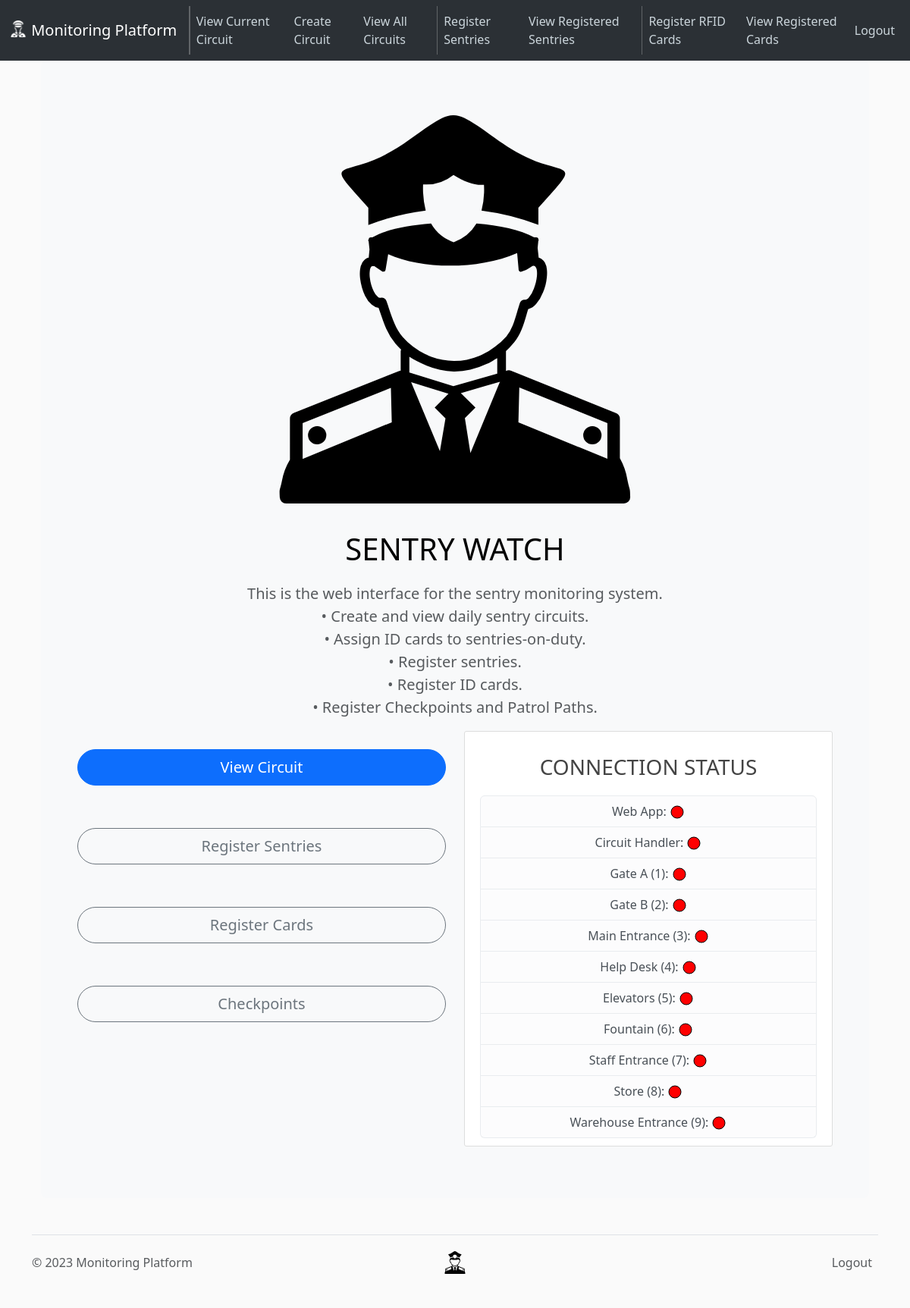
Screenshot of /home (signed in) with the database file from the repository.
### app/models.py (models this page shows, shortened)
class Checkpoint(db.Model):
    __tablename__ = "checkpoints"
    id = Column(Integer, primary_key=True, autoincrement=True)
    name = Column(String(50), unique=True, nullable=False)
    patrol_paths_in = relationship(
        "PatrolPath",
        foreign_keys="PatrolPath.chkpt_src",
        backref="src_checkpoint",
        cascade="all, delete",
    )
    patrol_paths_out = relationship(
        "PatrolPath",
        foreign_keys="PatrolPath.chkpt_dest",
        backref="dest_checkpoint",
        cascade="all, delete",
    )

### app/routes.py (the view, shortened to what this page needs)
@app.route("/", methods=["GET", "POST"])
@app.route("/home", methods=["GET", "POST"])
def home():
    form = LoginForm()
    return render_template(
        "home.html",
        title="Home",
        form=form,
        app_connected=APP_CONNECTED,
        handler_connected=HANDLER_CONNECTED,
        chk_connected=CHK_CONNECTED,
        alarm_triggered=ALARM_TRIGGERED,
    )

### app/models.py (called while the page is built)
@login_manager.user_loader
def load_supervisor(supervisor_id):
    return Supervisor.query.get(int(supervisor_id))

### app/templates/home.html (shortened to what this page needs)
{% extends 'layout.html' %} {% block content %}
<div class="container my-5">
  <div class="p-5 text-center bg-body-tertiary rounded-3">
    <svg
      class="bi mt-4 mb-3"
      style="color: var(--bs-indigo)"
      width="512"
      height="512"
    >
      <image
        href="{{ url_for('static', filename='guard.svg') }}"
        height="512"
        width="512"
      />
    </svg>
    <h1 class="text-body-emphasis">SENTRY WATCH</h1>
    <p class="col-lg-8 mx-auto fs-5 text-muted">
      This is the web interface for the sentry monitoring system.<br />
      &bull; Create and view daily sentry circuits.<br />
      &bull; Assign ID cards to sentries-on-duty.<br />
      &bull; Register sentries.<br />
      &bull; Register ID cards.<br />
      &bull; Register Checkpoints and Patrol Paths.<br />
    </p>
    {% if current_user.is_authenticated %}
    <div class="row">
      <div class="col-md-6">
        <div class="d-flex flex-column gap-2 mb-5">
          <a
            class="align-items-center btn btn-primary btn-lg px-4 my-4 rounded-pill"
            href="{{ url_for('view_current_route') }}"
          >
            View Circuit
          </a>
          <a
            class="btn btn-outline-secondary btn-lg px-4 my-4 rounded-pill"
            href="{{ url_for('register_sentry') }}"
          >
            Register Sentries
          </a>
          <a
            class="btn btn-outline-secondary btn-lg px-4 my-4 rounded-pill"
            href="{{ url_for('register_card') }}"
          >
            Register Cards
          </a>
          <a
            class="btn btn-outline-secondary btn-lg px-4 my-4 rounded-pill"
            href="{{ url_for('handle_checkpoint') }}"
          >
            Checkpoints
          </a>
        </div>
      </div>
      <div class="col-md-6">{% include 'connection-status.html' %}</div>
    </div>
    {% endif %}
  </div>
</div>
{% endblock content %}

### app/templates/connection-status.html
<div class="content-section">
  <h3>CONNECTION STATUS</h3>
  <ul class="list-group">
    <li class="list-group-item list-group-item-light">
      Web App:
      <svg height="20" width="20">
        {% if app_connected %}{% include 'green-circle.html' %}{% else %}{%
        include 'red-circle.html' %}{% endif %}
      </svg>
    </li>
    <li class="list-group-item list-group-item-light">
      Circuit Handler:
      <svg height="20" width="20">
        {% if handler_connected %}{% include 'green-circle.html' %}{% else %}{%
        include 'red-circle.html' %}{% endif %}
      </svg>
    </li>
    {% for chkpt_id, details in chk_connected.items() %}
    <li class="list-group-item list-group-item-light">
      {{ details["name"] }} ({{ chkpt_id }}):
      <svg height="20" width="20">
        {% if details["conn"] %}{% include 'green-circle.html' %}{% else %} {% include
        'red-circle.html' %}{% endif %}
      </svg>
    </li>
    {% endfor %}
  </ul>
</div>

### app/static/main.css (style rules this page uses)
body { background: #fafafa; color: #333333; margin-top: 5rem; }
h1, h2, h3, h4, h5, h6 { color: #444444; margin: 20px; }
.content-section { background: #ffffff; padding: 10px 20px; border: 1px solid #dddddd; border-radius: 3px; margin-bottom: 20px; }

### rows the page displays
Checkpoint: name "Gate A"
Checkpoint: name "Gate B"
Checkpoint: name "Main Entrance"
Checkpoint: name "Help Desk"
Checkpoint: name "Elevators"
Checkpoint: name "Fountain"
Checkpoint: name "Staff Entrance"
Checkpoint: name "Store"
Checkpoint: name "Warehouse Entrance"

### other values shown
{{ chkpt_id }} "1" "2" "3" "4" "5" "6" "7" "8" "9"
